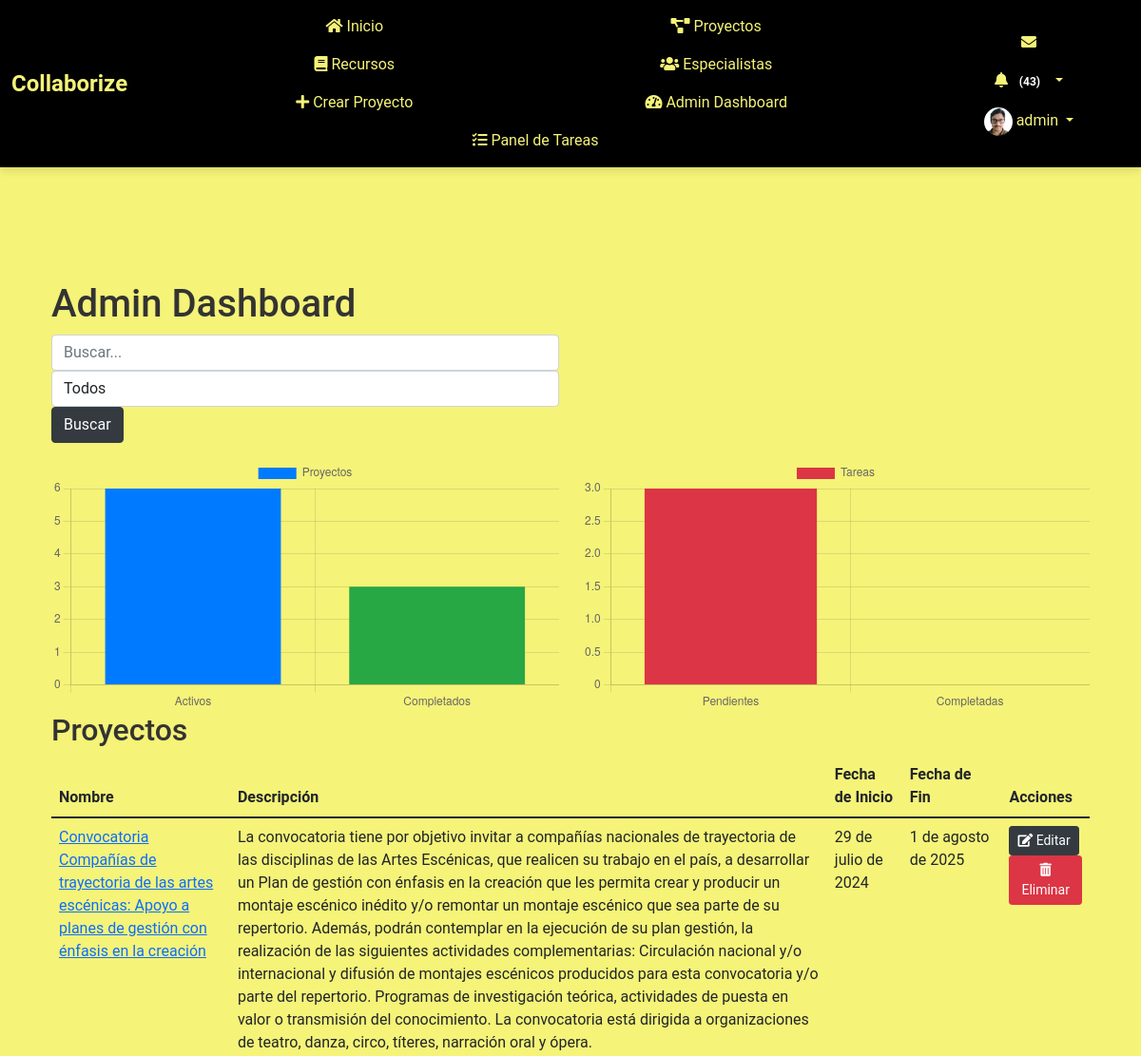
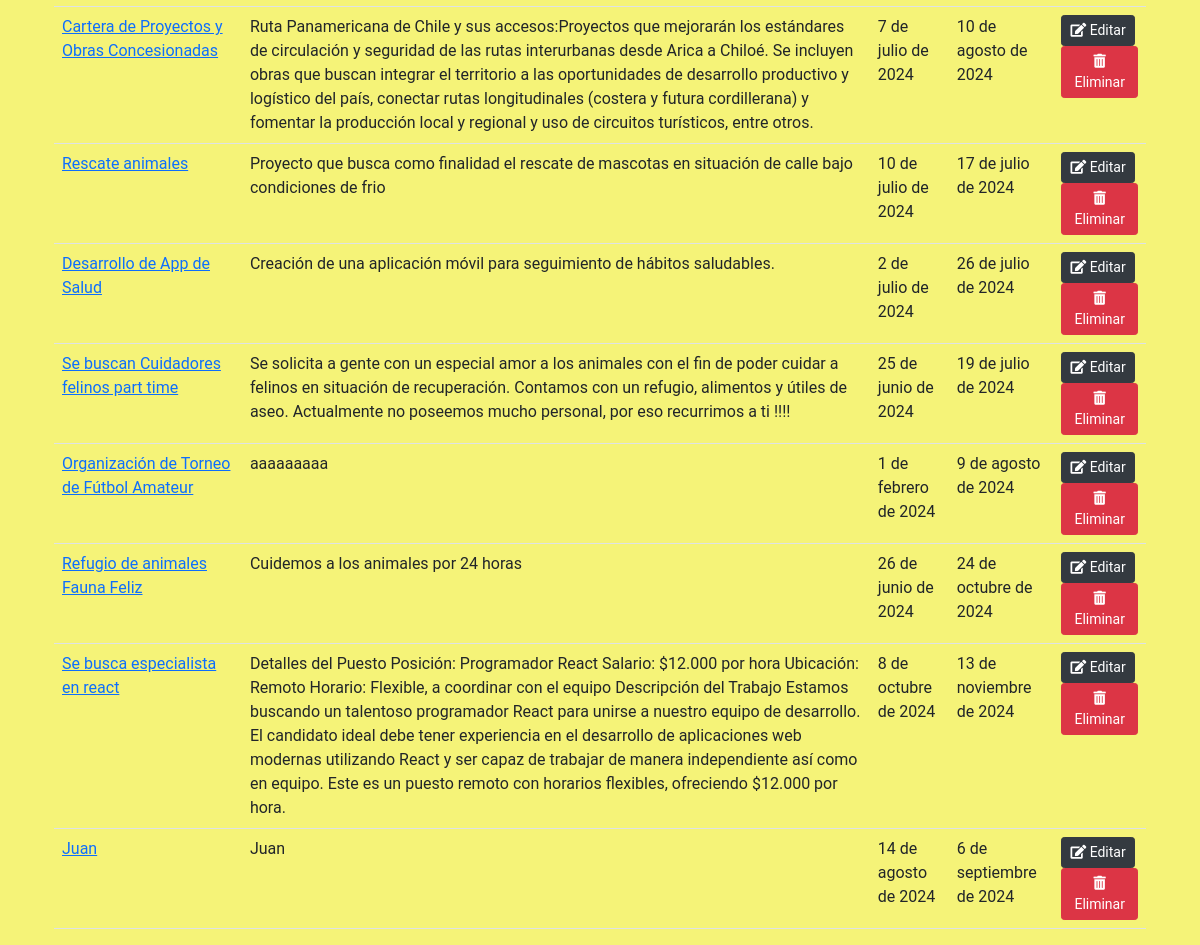
The app's page /admin_panel/dashboard/ (signed in) with its own data (2 pictures, top to bottom).
### myapp/models.py (models this page shows, shortened)
class Perfil(models.Model):
    user = models.OneToOneField(User, on_delete=models.CASCADE)
    nombre = models.CharField(max_length=30, blank=True, null=True)
    apellido = models.CharField(max_length=30, blank=True, null=True)
    telefono = models.CharField(max_length=15, blank=True, null=True)
    fecha_nacimiento = models.DateField(null=True, blank=True)
    avatar = models.ImageField(upload_to='avatars/', null=True, blank=True)
    website = models.URLField(max_length=200, blank=True, null=True)
    twitter = models.URLField(max_length=200, blank=True, null=True)
    facebook = models.URLField(max_length=200, blank=True, null=True)
    linkedin = models.URLField(max_length=200, blank=True, null=True)
    habilidad_1 = models.CharField(max_length=100, blank=True, null=True)
    habilidad_2 = models.CharField(max_length=100, blank=True, null=True)
    habilidad_3 = models.CharField(max_length=100, blank=True, null=True)
    experiencia = models.TextField(blank=True, null=True)
    especialidad = models.CharField(max_length=200, blank=True, null=True)
    ubicacion = models.CharField(max_length=200, blank=True, null=True)
    disponibilidad = models.BooleanField(blank=True, null=True)

class Proyecto(models.Model):
    nombre = models.CharField(max_length=200)
    descripcion = models.TextField()
    fecha_inicio = models.DateField()
    fecha_fin = models.DateField()
    ciudad = models.CharField(max_length=100, blank=True, null=True)
    imagen = models.ImageField(upload_to='proyectos/', blank=True, null=True)
    categoria = models.CharField(max_length=100, choices=[
        ('tecnologia', 'Tecnología'),
        ('educacion', 'Educación'),
        ('salud', 'Salud'),
        ('finanzas', 'Finanzas'),
        ('energia', 'Energía'),
        ('animales', 'Animales'),
    ], default='tecnologia')
    creador = models.ForeignKey(User, on_delete=models.CASCADE, related_name='proyectos_creados')
    colaboradores = models.ManyToManyField(User, related_name='proyectos_colaborados')

### myapp/views.py (the view, shortened to what this page needs)
# urls.py: path('admin_panel/dashboard/', views.admin_dashboard, name='admin_dashboard'),
@login_required
@user_passes_test(lambda u: u.is_staff)
def admin_dashboard(request):
    query = request.GET.get('q', '')
    filtro = request.GET.get('filtro', 'todos')
    proyectos = Proyecto.objects.all()
    tareas = Tarea.objects.all()
    if filtro == 'activos':
        proyectos = proyectos.filter(fecha_fin__gt=timezone.now())
    elif filtro == 'completados':
        proyectos = proyectos.filter(fecha_fin__lte=timezone.now())
    context = {
        'proyectos': proyectos,
        'tareas': tareas,
        'proyectos_activos': proyectos.filter(fecha_fin__gt=timezone.now()).count(),
        'proyectos_completados': proyectos.filter(fecha_fin__lte=timezone.now()).count(),
        'tareas_pendientes': tareas.filter(completada=False).count(),
        'tareas_completadas': tareas.filter(completada=True).count(),
        'query': query,
        'filtro': filtro,
    }
    return render(request, 'myapp/admin_dashboard.html', context)

### myapp/templates/myapp/admin_dashboard.html (shortened to what this page needs)
{% extends 'myapp/base.html' %}
{% load static %}
{% block content %}
<div class="container">
    <h1>Admin Dashboard</h1>
    <div class="row mb-3">
        <div class="col-md-6">
            <form method="get" class="form-inline">
                <input type="text" name="q" value="{{ query }}" class="form-control mr-2" placeholder="Buscar...">
                <select name="filtro" class="form-control mr-2">
                    <option value="todos" {% if filtro == 'todos' %}selected{% endif %}>Todos</option>
                </select>
                <button type="submit" class="btn btn-primary">Buscar</button>
            </form>
        </div>
    </div>
    <div class="row">
        <div class="col-md-6">
            <canvas id="proyectosChart"></canvas>
        </div>
        <div class="col-md-6">
            <canvas id="tareasChart"></canvas>
        </div>
    </div>
    <h2>Proyectos</h2>
    <table class="table">
        <thead>
            <tr>
                <th>Nombre</th>
                <th>Descripción</th>
                <th>Fecha de Inicio</th>
                <th>Fecha de Fin</th>
                <th>Acciones</th>
            </tr>
        </thead>
        <tbody>
            {% for proyecto in proyectos %}
            <tr>
                <td><a href="{% url 'proyecto_detalle' proyecto.id %}">{{ proyecto.nombre }}</a></td>
                <td>{{ proyecto.descripcion }}</td>
                <td>{{ proyecto.fecha_inicio }}</td>
                <td>{{ proyecto.fecha_fin }}</td>
                <td>
                    <a href="{% url 'proyecto_edit' proyecto.pk %}" class="btn btn-primary btn-sm">
                        <i class="fas fa-edit"></i> Editar
                    </a>
                    <a href="{% url 'proyecto_delete' proyecto.pk %}" class="btn btn-danger btn-sm">
                        <i class="fas fa-trash-alt"></i> Eliminar
                    </a>
                </td>
            </tr>
            {% endfor %}
        </tbody>
    </table>
</div>
<script>
    var ctxProyectos = document.getElementById('proyectosChart').getContext('2d');
    var proyectosChart = new Chart(ctxProyectos, {
        type: 'bar',
        data: {
            labels: ['Activos', 'Completados'],
            datasets: [{
                label: 'Proyectos',
                data: [{{ proyectos_activos }}, {{ proyectos_completados }}],
                backgroundColor: ['#007bff', '#28a745']
            }]
        },
        options: {
            responsive: true,
            scales: {
                y: {
                    beginAtZero: true
                }
            }
        }
    });
    var ctxTareas = document.getElementById('tareasChart').getContext('2d');
    var tareasChart = new Chart(ctxTareas, {
        type: 'bar',
        data: {
            labels: ['Pendientes', 'Completadas'],
            datasets: [{
                label: 'Tareas',
                data: [{{ tareas_pendientes }}, {{ tareas_completadas }}],
                backgroundColor: ['#dc3545', '#ffc107']
            }]
        },
        options: {
            responsive: true,
            scales: {
                y: {
                    beginAtZero: true
                }
            }
        }
    });
</script>
{% endblock %}

### myapp/templates/myapp/base.html (shortened to what this page needs)
<!DOCTYPE html>
<html lang="es">
<head>
    {% load static %}
    <link rel="stylesheet" href="https://cdn.jsdelivr.net/npm/bootstrap@5.1.3/dist/css/bootstrap.min.css">
    <link rel="stylesheet" href="https://cdnjs.cloudflare.com/ajax/libs/font-awesome/5.15.4/css/all.min.css">
    <link rel="stylesheet" href="https://cdn.jsdelivr.net/npm/@icon/entypo@1.0.3/entypo.css">
    <link rel="stylesheet" href="https://cdnjs.cloudflare.com/ajax/libs/bootstrap-datepicker/1.9.0/css/bootstrap-datepicker.min.css">
    <link rel="stylesheet" href="{% static 'css/style.css' %}">
    <link rel="stylesheet" href="{% static 'css/ver_perfil.css' %}">
    <link rel="stylesheet" href="{% static 'css/register.css' %}">
</head>
<body>
    {% if user.is_authenticated %}
    <header>
        <nav class="navbar navbar-expand-lg fixed-top custom-navbar">
            <div class="container-fluid d-flex justify-content-between align-items-center">
                <a class="navbar-brand" href="{% url 'index' %}">
                    <span style="font-weight: bold; color: #f5f378; font-size: 1.5rem;">Collaborize</span>
                </a>
                <div class="collapse navbar-collapse justify-content-between" id="navbarNav">
                    <ul class="navbar-nav mx-auto">
                        <li class="nav-item"><a class="nav-link" href="{% url 'index' %}"><i class="fas fa-home"></i> Inicio</a></li>
                        <li class="nav-item"><a class="nav-link" href="{% url 'proyecto_lista' %}"><i class="fas fa-project-diagram"></i> Proyectos</a></li>
                        <li class="nav-item"><a class="nav-link" href="{% url 'listar_recursos' %}"><i class="fas fa-book"></i> Recursos</a></li>
                        <li class="nav-item"><a class="nav-link" href="{% url 'listar_especialistas' %}"><i class="fas fa-users"></i> Especialistas</a></li>
                        {% if user.is_staff %}
                        <li class="nav-item"><a class="nav-link" href="{% url 'crear_proyecto' %}"><i class="fas fa-plus"></i> Crear Proyecto</a></li>
                        <li class="nav-item"><a class="nav-link" href="{% url 'admin_dashboard' %}"><i class="fas fa-tachometer-alt"></i> Admin Dashboard</a></li>
                        <li class="nav-item"><a class="nav-link" href="{% url 'admin_panel_tareas' %}"><i class="fas fa-tasks"></i> Panel de Tareas</a></li>
                        {% endif %}
                    </ul>
                    <ul class="navbar-nav ms-auto">
                        <li class="nav-item">
                            <a class="nav-link" href="{% url 'listar_mensajes' %}"><i class="fas fa-envelope"></i>
                            </a>
                        </li>
                        <li class="nav-item dropdown">
                            <a class="nav-link dropdown-toggle" href="#" id="notificacionesDropdown" role="button" data-bs-toggle="dropdown" aria-haspopup="true" aria-expanded="false">
                                <i class="fas fa-bell"></i>
                                <span id="notificaciones-count" class="badge badge-danger"></span>
                            </a>
                        </li>
                        <li class="nav-item dropdown">
                            <a class="nav-link dropdown-toggle" href="#" id="perfilDropdown" role="button" data-bs-toggle="dropdown" aria-haspopup="true" aria-expanded="false">
                                <img src="{% if user.perfil.avatar %}{{ user.perfil.avatar.url }}{% else %}{% static 'images/default_avatar.png' %}{% endif %}" alt="Foto de perfil" class="rounded-circle" width="30" height="30">
                                {{ user.username }}
                            </a>
                        </li>
                    </ul>
                </div>
            </div>
        </nav>
    </header>
    {% endif %}
    <main class="container">
        {% block content %}{% endblock %}
    </main>
</body>
</html>

### myapp/static/css/style.css (style rules this page uses)
body { padding-top: 60px; background-color: #f5f378; font-family: 'Roboto', sans-serif; color: #333; }
.navbar.custom-navbar { background-color: #343a40; z-index: 1000; position: fixed; top: 0; width: 100%; box-shadow: 0 4px 8px rgba(0, 0, 0, 0.1); }
.navbar.custom-navbar .navbar-nav .nav-link { color: #f5f378; transition: color 0.3s; }
.navbar.custom-navbar .navbar-brand { color: #f5f378; font-weight: bold; font-size: 1.5rem; transition: color 0.3s; }
.navbar .nav-item { margin-left: 1rem; }
@media (max-width: 1200px) { .navbar.custom-navbar .navbar-nav { flex-wrap: wrap; justify-content: center; } }
@media (max-width: 1200px) { .navbar.custom-navbar .navbar-nav .nav-item { flex: 0 0 45%; text-align: center; } }
.container { margin-top: 20px; }
.btn-primary { background-color: #343a40; border-color: #343a40; transition: background-color 0.3s, border-color 0.3s; }

### myapp/static/css/register.css (style rules this page uses)
body { background-color: #dcc4fa; }

### myapp/templates/myapp/base.html (style rules this page uses)
body { background-color: #f5f378; }
.navbar.custom-navbar { background-color: #000000; z-index: 1000; }
.navbar.custom-navbar .navbar-nav .nav-link { color: #f5f378; }
.navbar.custom-navbar .navbar-brand { color: #f5f378; }
.navbar .nav-item { margin-left: 1rem; }
@media (max-width: 1200px) { .navbar.custom-navbar .navbar-nav { flex-wrap: wrap; justify-content: center; } }
@media (max-width: 1200px) { .navbar.custom-navbar .navbar-nav .nav-item { flex: 0 0 45%; text-align: center; } }

### records on screen
Proyecto: nombre "Convocatoria Compañías de trayectoria de las artes escénicas: Apoyo a planes de gestión con énfasis en la creación", descripcion "La convocatoria tiene por objetivo invitar a compañías nacionales de trayectoria de las disciplinas de las Artes Escénicas, que realicen su trabajo en el país, a desarrollar un Plan de gestión con énfasis en la creación que les permita crear y producir un montaje escénico inédito y/o remontar un montaje escénico que sea parte de su repertorio. Además, podrán contemplar en la ejecución de su plan gestión, la realización de las siguientes actividades complementarias: Circulación nacional y/o internacional y difusión de montajes escénicos producidos para esta convocatoria y/o parte del repertorio. Programas de investigación teórica, actividades de puesta en valor o transmisión del…", fecha_inicio "29 de julio de 2024", fecha_fin "1 de agosto de 2025"
Proyecto: nombre "Cartera de Proyectos y Obras Concesionadas", descripcion "Ruta Panamericana de Chile y sus accesos:Proyectos que mejorarán los estándares de circulación y seguridad de las rutas interurbanas desde Arica a Chiloé. Se incluyen obras que buscan integrar el territorio a las oportunidades de desarrollo productivo y logístico del país, conectar rutas longitudinales (costera y futura cordillerana) y fomentar la producción local y regional y uso de circuitos turísticos, entre otros.", fecha_inicio "7 de julio de 2024", fecha_fin "10 de agosto de 2024"
Proyecto: nombre "Rescate animales", descripcion "Proyecto que busca como finalidad el rescate de mascotas en situación de calle bajo condiciones de frio", fecha_inicio "10 de julio de 2024", fecha_fin "17 de julio de 2024"
Proyecto: nombre "Desarrollo de App de Salud", descripcion "Creación de una aplicación móvil para seguimiento de hábitos saludables.", fecha_inicio "2 de julio de 2024", fecha_fin "26 de julio de 2024"
Proyecto: nombre "Se buscan Cuidadores felinos part time", descripcion "Se solicita a gente con un especial amor a los animales con el fin de poder cuidar a felinos en situación de recuperación. Contamos con un refugio, alimentos y útiles de aseo. Actualmente no poseemos mucho personal, por eso recurrimos a ti !!!!", fecha_inicio "25 de junio de 2024", fecha_fin "19 de julio de 2024"
Proyecto: nombre "Organización de Torneo de Fútbol Amateur", descripcion "aaaaaaaaa", fecha_inicio "1 de febrero de 2024", fecha_fin "9 de agosto de 2024"
Proyecto: nombre "Refugio de animales Fauna Feliz", descripcion "Cuidemos a los animales por 24 horas", fecha_inicio "26 de junio de 2024", fecha_fin "24 de octubre de 2024"
Proyecto: nombre "Se busca especialista en react", descripcion "Detalles del Puesto Posición: Programador React Salario: $12.000 por hora Ubicación: Remoto Horario: Flexible, a coordinar con el equipo Descripción del Trabajo Estamos buscando un talentoso programador React para unirse a nuestro equipo de desarrollo. El candidato ideal debe tener experiencia en el desarrollo de aplicaciones web modernas utilizando React y ser capaz de trabajar de manera independiente así como en equipo. Este es un puesto remoto con horarios flexibles, ofreciendo $12.000 por hora.", fecha_inicio "8 de octubre de 2024", fecha_fin "13 de noviembre de 2024"
Proyecto: nombre "Juan", descripcion "Juan", fecha_inicio "14 de agosto de 2024", fecha_fin "6 de septiembre de 2024"

### other values on screen
{{ user.username }} "admin"
chart data {{ proyectos_activos }} 6
chart data {{ proyectos_completados }} 3
chart data {{ tareas_pendientes }} 3
chart data {{ tareas_completadas }} 0
